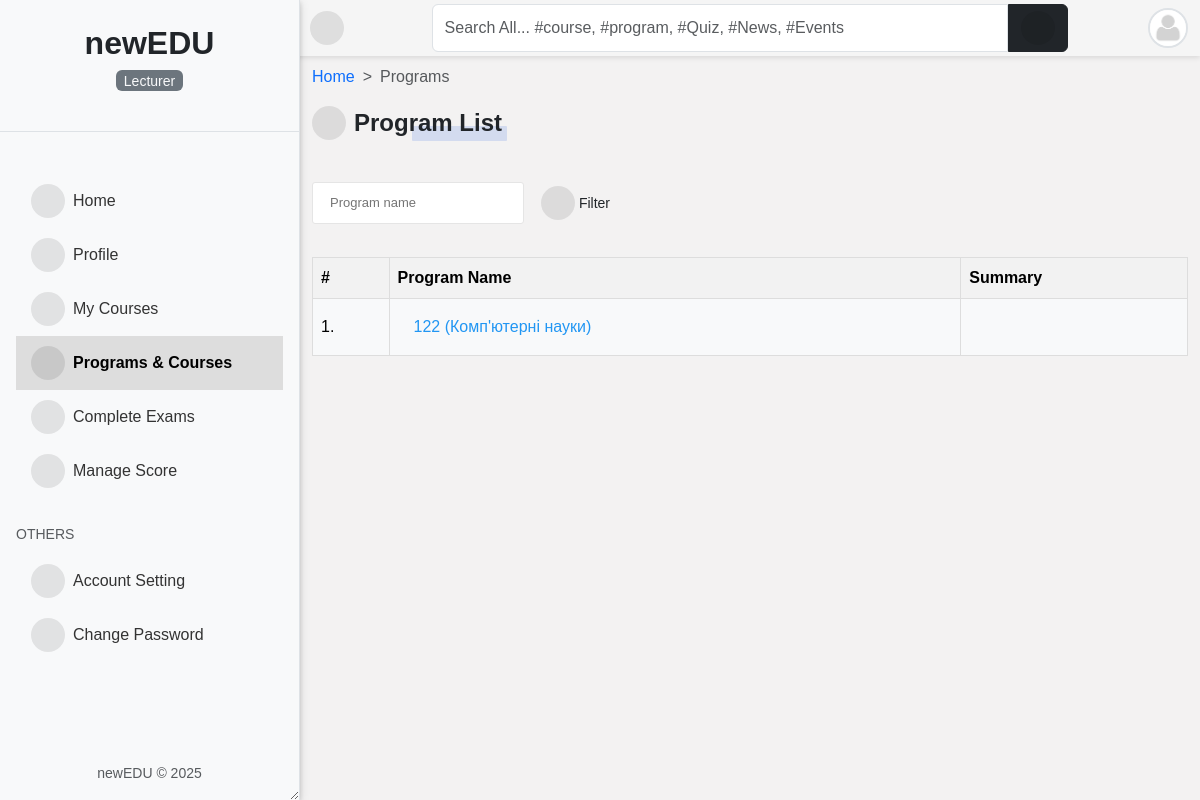
Screenshot of /uk/programs/ (signed in) with the database file from the repository.
### accounts/models.py (models this page shows, shortened)
class User(AbstractUser):
    is_student = models.BooleanField(default=False)
    is_lecturer = models.BooleanField(default=False)
    is_parent = models.BooleanField(default=False)
    is_dep_head = models.BooleanField(default=False)
    gender = models.CharField(max_length=1, choices=GENDERS, blank=True, null=True)
    phone = models.CharField(max_length=60, blank=True, null=True)
    address = models.CharField(max_length=60, blank=True, null=True)
    picture = models.ImageField(
        upload_to="profile_pictures/%y/%m/%d/", default="default.png", null=True
    )
    email = models.EmailField(blank=True, null=True)
    username_validator = ASCIIUsernameValidator()
    objects = CustomUserManager()
    class Meta:
        ordering = ("-date_joined",)
    @property
    def get_user_role(self):
        if self.is_superuser:
            role = _("Admin")
        elif self.is_student:
            role = _("Student")
        elif self.is_lecturer:
            role = _("Lecturer")
        elif self.is_parent:
            role = _("Parent")
        return role

### course/models.py (models this page shows, shortened)
class Program(models.Model):
    title = models.CharField(max_length=150, unique=True)
    summary = models.TextField(blank=True)
    objects = ProgramManager()
    def get_absolute_url(self):
        return reverse("program_detail", kwargs={"pk": self.pk})

### course/views.py (the view)
# urls.py: path("", views.ProgramFilterView.as_view(), name="programs"),
@method_decorator([login_required, lecturer_required], name="dispatch")
class ProgramFilterView(FilterView):
    filterset_class = ProgramFilter
    template_name = "course/program_list.html"
    def get_context_data(self, **kwargs):
        context = super().get_context_data(**kwargs)
        context["title"] = "Programs"
        return context

### templates/course/program_list.html (shortened to what this page needs)
{% extends 'base.html' %}
{% load i18n %}
{% block content %}
<nav style="--bs-breadcrumb-divider: '>';" aria-label="breadcrumb">
    <ol class="breadcrumb">
        <li class="breadcrumb-item"><a href="/">{% trans 'Home' %}</a></li>
        <li class="breadcrumb-item active" aria-current="page">{% trans 'Programs' %}</li>
    </ol>
</nav>
<div class="title-1"><i class="fas fa-book-open"></i>{% trans 'Program List' %}</div>
<br><br>
{% include 'snippets/filter_form.html' %}
<div class="table-responsive table-shadow table-light table-striped m-0 mt-4">
    <div class="table-shadow">
        <table class="table table-light">
            <thead>
                <tr>
                    <th>#</th>
                    <th>{% trans 'Program Name' %}</th>
                    <th>{% trans 'Summary' %}</th>
                </tr>
            </thead>
            <tbody>
                {% for program in filter.qs %}
                <tr>
                    <td>{{ forloop.counter }}.</td>
                    <td>
                        <a class="a-list" href="{{ program.get_absolute_url }}">
                            {{ program.title}}
                        </a>
                    </td>
                    <td>{{ program.summary }} </td>
                </tr>
                {% endfor %}
            </tbody>
        </table>
    </div>
</div>
{% endblock content %}

### templates/sidebar.html (shortened to what this page needs)
{% load static %}
{% load i18n %}
<div id="side-nav" class="d-flex flex-column bg-light vh-100 border-end">
    <div class="main-menu flex-grow-1">
        <div class="text-center py-4 border-bottom">
            <a href="/" class="text-decoration-none">
                <span class="h2 fw-bold text-dark">newEDU</span>
            <p class="mt-2 small text-muted">
                <mark class="bg-secondary text-light rounded px-2">
                    {{ request.user.get_user_role }}
                </mark>
            </p>
        </div>
        {% url 'home' as hom %} {% url 'dashboard' as dash %} {% url 'profile' as prof %}
        {% url 'lecturer_list' as lec %} {% url 'student_list' as stu %}
        {% url 'course_allocation_view' as cav %} {% url 'programs' as pro %}
        {% url 'session_list' as sess %} {% url 'semester_list' as sem %}
        {% url 'add_score' as ascore %} {% url 'grade_results' as vr %}
        {% url 'ass_results' as ar %} {% url 'course_registration' as cr %}
        {% url 'edit_profile' as ep %} {% url 'change_password' as cp %}
        {% url 'quiz_progress' as qpr %} {% url 'quiz_marking' as qce %}
        {% url 'user_course_list' as ucl %} {% url 'admin_panel' as admin_p %}
        <ul class="nav flex-column px-3 pt-3">
            <li class="nav-item">
                <a class="nav-link {% if request.path == hom %}active fw-bold{% endif %}" href="{{ hom }}">
                    <i class="fas fa-home me-2"></i>{% trans 'Home' %}
                </a>
            </li>
            <li class="nav-item">
                <a class="nav-link {% if request.path == prof %}active fw-bold{% endif %}" href="{{ prof }}">
                    <i class="fas fa-user me-2"></i>{% trans 'Profile' %}
                </a>
            </li>
            {% if request.user.is_lecturer or request.user.is_student %}
            <li class="nav-item">
                <a class="nav-link {% if request.path == ucl %}active fw-bold{% endif %}" href="{{ ucl }}">
                    <i class="fas fa-book me-2"></i>{% trans 'My Courses' %}
                </a>
            </li>
            {% endif %}
            {% if request.user.is_superuser or request.user.is_lecturer %}
            <li class="nav-item">
                <a class="nav-link {% if request.path == pro %}active fw-bold{% endif %}" href="{{ pro }}">
                    <i class="fas fa-book-open me-2"></i>{% trans 'Programs & Courses' %}
                </a>
            </li>
            <li class="nav-item">
                <a class="nav-link {% if request.path == qce %}active fw-bold{% endif %}" href="{{ qce }}">
                    <i class="fas fa-check-double me-2"></i>{% trans 'Complete Exams' %}
                </a>
            </li>
            {% endif %}
            {% if request.user.is_lecturer %}
            <li class="nav-item">
                <a class="nav-link {% if request.path == ascore %}active fw-bold{% endif %}" href="{{ ascore }}">
                    <i class="fas fa-table me-2"></i>{% trans 'Manage Score' %}
                </a>
            </li>
            {% endif %}
        </ul>
        <div class="px-3 pt-4">
            <small class="text-muted text-uppercase">{% trans 'Others' %}</small>
            <ul class="nav flex-column mt-2">
                <li class="nav-item">
                    <a class="nav-link {% if request.path == ep %}active fw-bold{% endif %}" href="{{ ep }}">
                        <i class="fas fa-cogs me-2"></i>{% trans 'Account Setting' %}
                    </a>
                </li>
                <li class="nav-item">
                    <a class="nav-link {% if request.path == cp %}active fw-bold{% endif %}" href="{{ cp }}">
                        <i class="fas fa-key me-2"></i>{% trans 'Change Password' %}
                    </a>
                </li>
            </ul>
        </div>
    </div>
    <footer class="text-center small text-muted mt-auto py-3">
        <div>
            newEDU &copy; <script>document.write(new Date().getFullYear());</script>
        </div>
    </footer>
</div>

### templates/navbar.html (shortened to what this page needs)
{% load i18n%}
<div id="top-navbar" class="py-1">
	<div class="container">
		<div class="nav-wrapper">
			<div class="toggle-btn" onclick="toggleSidebar()">
				<i class="fas fa-bars"></i>
			</div>
			<form class="form-header" action="{% url 'query' %}" method="GET">
				<input id="primary-search" class="form-control rounded-end-0" type="text" name="q" value="{{ request.GET.q }}"
					placeholder="{% trans 'Search All... #course, #program, #Quiz, #News, #Events' %}" required />
				<button class="btn btn-dark rounded-start-0" type="submit">
					<i class="fas fa-search"></i>
				</button>
			</form>
			<div class="dropdown">
				<div class="avatar border border-2" type="button" data-bs-toggle="dropdown" aria-expanded="false">
					<img src="{{ request.user.picture.url }}">
				</div>
			</div>
		</div>
	</div>
</div>

### templates/sidebar.html (style rules this page uses)
#side-nav .nav-link { color: #333; padding: 10px 15px; border-radius: 0; transition: background-color 0.2s; }
#side-nav .nav-link.active { background-color: #ddd; color: #000; font-weight: bold; }

### rows the page displays
User: user.get_user_role "Lecturer", user.picture (placeholder picture)
Program: title "122 (Комп'ютерні науки)"
